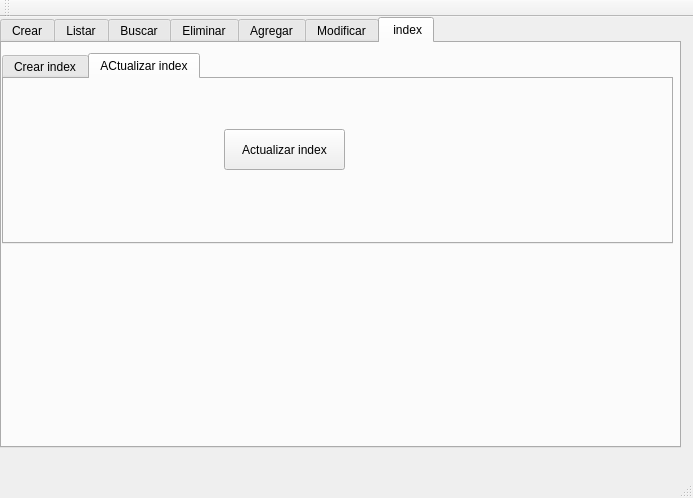
<?xml version="1.0" encoding="UTF-8"?>
<ui version="4.0">
 <class>menu</class>
 <widget class="QMainWindow" name="menu">
  <property name="geometry">
   <rect>
    <x>0</x>
    <y>0</y>
    <width>693</width>
    <height>498</height>
   </rect>
  </property>
  <property name="windowTitle">
   <string>menu</string>
  </property>
  <widget class="QWidget" name="centralWidget">
   <widget class="QTabWidget" name="tabWidget">
    <property name="geometry">
     <rect>
      <x>0</x>
      <y>0</y>
      <width>681</width>
      <height>431</height>
     </rect>
    </property>
    <property name="currentIndex">
     <number>6</number>
    </property>
    <widget class="QWidget" name="tab">
     <attribute name="title">
      <string>Crear</string>
     </attribute>
     <widget class="QPushButton" name="bt_crear">
      <property name="geometry">
       <rect>
        <x>260</x>
        <y>140</y>
        <width>99</width>
        <height>27</height>
       </rect>
      </property>
      <property name="text">
       <string>crear</string>
      </property>
     </widget>
    </widget>
    <widget class="QWidget" name="tab_2">
     <attribute name="title">
      <string>Listar</string>
     </attribute>
     <widget class="QComboBox" name="comboBox_listar">
      <property name="geometry">
       <rect>
        <x>130</x>
        <y>20</y>
        <width>431</width>
        <height>27</height>
       </rect>
      </property>
     </widget>
     <widget class="QTextEdit" name="textEdit_listar">
      <property name="geometry">
       <rect>
        <x>0</x>
        <y>50</y>
        <width>671</width>
        <height>311</height>
       </rect>
      </property>
     </widget>
    </widget>
    <widget class="QWidget" name="tab_3">
     <attribute name="title">
      <string>Buscar</string>
     </attribute>
     <widget class="QTabWidget" name="tabWidget_3">
      <property name="geometry">
       <rect>
        <x>10</x>
        <y>10</y>
        <width>661</width>
        <height>381</height>
       </rect>
      </property>
      <property name="currentIndex">
       <number>0</number>
      </property>
      <widget class="QWidget" name="tab_7">
       <attribute name="title">
        <string>Con  Index</string>
       </attribute>
       <widget class="QTabWidget" name="tabWidget_2">
        <property name="geometry">
         <rect>
          <x>0</x>
          <y>10</y>
          <width>651</width>
          <height>301</height>
         </rect>
        </property>
        <property name="currentIndex">
         <number>0</number>
        </property>
        <widget class="QWidget" name="tab_4">
         <attribute name="title">
          <string>Ciudad</string>
         </attribute>
         <widget class="QLineEdit" name="txt_buscar_con_ciudad">
          <property name="geometry">
           <rect>
            <x>260</x>
            <y>60</y>
            <width>113</width>
            <height>27</height>
           </rect>
          </property>
         </widget>
         <widget class="QTextEdit" name="edid_buscar_con_Ciudad">
          <property name="geometry">
           <rect>
            <x>0</x>
            <y>110</y>
            <width>641</width>
            <height>111</height>
           </rect>
          </property>
         </widget>
         <widget class="QPushButton" name="bt_buscar_con_ciudad">
          <property name="geometry">
           <rect>
            <x>390</x>
            <y>60</y>
            <width>99</width>
            <height>27</height>
           </rect>
          </property>
          <property name="text">
           <string>Buscar -&gt;</string>
          </property>
         </widget>
         <widget class="QLabel" name="label">
          <property name="geometry">
           <rect>
            <x>150</x>
            <y>60</y>
            <width>67</width>
            <height>17</height>
           </rect>
          </property>
          <property name="text">
           <string>TextLabel</string>
          </property>
         </widget>
        </widget>
        <widget class="QWidget" name="tab_5">
         <attribute name="title">
          <string>Cliente</string>
         </attribute>
         <widget class="QTextEdit" name="edid_buscar_con_cliente">
          <property name="geometry">
           <rect>
            <x>10</x>
            <y>80</y>
            <width>631</width>
            <height>111</height>
           </rect>
          </property>
         </widget>
         <widget class="QLineEdit" name="txt_buscar_con_cliente">
          <property name="geometry">
           <rect>
            <x>280</x>
            <y>30</y>
            <width>113</width>
            <height>27</height>
           </rect>
          </property>
         </widget>
         <widget class="QLabel" name="label_2">
          <property name="geometry">
           <rect>
            <x>160</x>
            <y>40</y>
            <width>67</width>
            <height>17</height>
           </rect>
          </property>
          <property name="text">
           <string>TextLabel</string>
          </property>
         </widget>
         <widget class="QPushButton" name="bt_buscar_con_Cliente">
          <property name="geometry">
           <rect>
            <x>410</x>
            <y>30</y>
            <width>99</width>
            <height>27</height>
           </rect>
          </property>
          <property name="text">
           <string>Buscar -&gt;</string>
          </property>
         </widget>
        </widget>
        <widget class="QWidget" name="tab_6">
         <attribute name="title">
          <string>Lineas</string>
         </attribute>
         <widget class="QLineEdit" name="txt_buscar_con_linea">
          <property name="geometry">
           <rect>
            <x>310</x>
            <y>30</y>
            <width>113</width>
            <height>27</height>
           </rect>
          </property>
         </widget>
         <widget class="QTextEdit" name="edid_buscar_con_lineas">
          <property name="geometry">
           <rect>
            <x>10</x>
            <y>80</y>
            <width>631</width>
            <height>121</height>
           </rect>
          </property>
         </widget>
         <widget class="QLabel" name="label_3">
          <property name="geometry">
           <rect>
            <x>170</x>
            <y>40</y>
            <width>67</width>
            <height>17</height>
           </rect>
          </property>
          <property name="text">
           <string>TextLabel</string>
          </property>
         </widget>
         <widget class="QPushButton" name="bt_buscar_con_linea">
          <property name="geometry">
           <rect>
            <x>440</x>
            <y>30</y>
            <width>99</width>
            <height>27</height>
           </rect>
          </property>
          <property name="text">
           <string>PushButton</string>
          </property>
         </widget>
        </widget>
       </widget>
      </widget>
      <widget class="QWidget" name="tab_8">
       <attribute name="title">
        <string>Sin index</string>
       </attribute>
       <widget class="QTabWidget" name="tabWidget_4">
        <property name="geometry">
         <rect>
          <x>0</x>
          <y>0</y>
          <width>651</width>
          <height>341</height>
         </rect>
        </property>
        <property name="currentIndex">
         <number>2</number>
        </property>
        <widget class="QWidget" name="tab_9">
         <attribute name="title">
          <string>Ciudad</string>
         </attribute>
         <widget class="QLineEdit" name="txt_buscar_sin_ciudad">
          <property name="geometry">
           <rect>
            <x>270</x>
            <y>30</y>
            <width>113</width>
            <height>27</height>
           </rect>
          </property>
         </widget>
         <widget class="QLabel" name="label_4">
          <property name="geometry">
           <rect>
            <x>160</x>
            <y>40</y>
            <width>67</width>
            <height>17</height>
           </rect>
          </property>
          <property name="text">
           <string>TextLabel</string>
          </property>
         </widget>
         <widget class="QPushButton" name="bt_buscar_sin_ciudad">
          <property name="geometry">
           <rect>
            <x>400</x>
            <y>30</y>
            <width>99</width>
            <height>27</height>
           </rect>
          </property>
          <property name="text">
           <string>Buscar -&gt;</string>
          </property>
         </widget>
         <widget class="QTextEdit" name="edid_buscar_sin_ciudad">
          <property name="geometry">
           <rect>
            <x>0</x>
            <y>70</y>
            <width>641</width>
            <height>101</height>
           </rect>
          </property>
         </widget>
        </widget>
        <widget class="QWidget" name="tab_10">
         <attribute name="title">
          <string>Cliente</string>
         </attribute>
         <widget class="QLineEdit" name="txt_buscar_sin_cliente">
          <property name="geometry">
           <rect>
            <x>270</x>
            <y>40</y>
            <width>113</width>
            <height>27</height>
           </rect>
          </property>
         </widget>
         <widget class="QLabel" name="label_5">
          <property name="geometry">
           <rect>
            <x>160</x>
            <y>40</y>
            <width>67</width>
            <height>17</height>
           </rect>
          </property>
          <property name="text">
           <string>TextLabel</string>
          </property>
         </widget>
         <widget class="QPushButton" name="bt_buscar_sin_cliente">
          <property name="geometry">
           <rect>
            <x>400</x>
            <y>40</y>
            <width>99</width>
            <height>27</height>
           </rect>
          </property>
          <property name="text">
           <string>Buscar -&gt;</string>
          </property>
         </widget>
         <widget class="QTextEdit" name="edid_buscar_sin_cliente">
          <property name="geometry">
           <rect>
            <x>10</x>
            <y>90</y>
            <width>631</width>
            <height>141</height>
           </rect>
          </property>
         </widget>
        </widget>
        <widget class="QWidget" name="tab_11">
         <attribute name="title">
          <string>Linea</string>
         </attribute>
         <widget class="QLineEdit" name="txt_buscar_sin_linea">
          <property name="geometry">
           <rect>
            <x>280</x>
            <y>40</y>
            <width>113</width>
            <height>27</height>
           </rect>
          </property>
         </widget>
         <widget class="QTextEdit" name="edid_buscar_sin_linea">
          <property name="geometry">
           <rect>
            <x>10</x>
            <y>90</y>
            <width>631</width>
            <height>141</height>
           </rect>
          </property>
         </widget>
         <widget class="QLabel" name="label_6">
          <property name="geometry">
           <rect>
            <x>170</x>
            <y>50</y>
            <width>67</width>
            <height>17</height>
           </rect>
          </property>
          <property name="text">
           <string>TextLabel</string>
          </property>
         </widget>
         <widget class="QPushButton" name="bt_buscar_sin_linea">
          <property name="geometry">
           <rect>
            <x>420</x>
            <y>40</y>
            <width>99</width>
            <height>27</height>
           </rect>
          </property>
          <property name="text">
           <string>Buscar -&gt;</string>
          </property>
         </widget>
        </widget>
       </widget>
      </widget>
     </widget>
    </widget>
    <widget class="QWidget" name="tab_12">
     <attribute name="title">
      <string>Eliminar</string>
     </attribute>
     <widget class="QTabWidget" name="tabWidget_5">
      <property name="geometry">
       <rect>
        <x>10</x>
        <y>10</y>
        <width>651</width>
        <height>371</height>
       </rect>
      </property>
      <property name="currentIndex">
       <number>2</number>
      </property>
      <widget class="QWidget" name="tab_13">
       <attribute name="title">
        <string>Ciudad</string>
       </attribute>
       <widget class="QLabel" name="label_7">
        <property name="geometry">
         <rect>
          <x>240</x>
          <y>60</y>
          <width>67</width>
          <height>17</height>
         </rect>
        </property>
        <property name="text">
         <string>TextLabel</string>
        </property>
       </widget>
       <widget class="QLineEdit" name="txt_eliminar_ciudad">
        <property name="geometry">
         <rect>
          <x>230</x>
          <y>120</y>
          <width>113</width>
          <height>27</height>
         </rect>
        </property>
       </widget>
       <widget class="QPushButton" name="bt_eliminar_ciudad">
        <property name="geometry">
         <rect>
          <x>230</x>
          <y>190</y>
          <width>99</width>
          <height>27</height>
         </rect>
        </property>
        <property name="text">
         <string>Eliminar</string>
        </property>
       </widget>
      </widget>
      <widget class="QWidget" name="tab_14">
       <attribute name="title">
        <string>Cliente</string>
       </attribute>
       <widget class="QPushButton" name="bt_eliminar_cliente">
        <property name="geometry">
         <rect>
          <x>220</x>
          <y>160</y>
          <width>99</width>
          <height>27</height>
         </rect>
        </property>
        <property name="text">
         <string>Eliminar</string>
        </property>
       </widget>
       <widget class="QLineEdit" name="txt_eliminar_cliente">
        <property name="geometry">
         <rect>
          <x>220</x>
          <y>90</y>
          <width>113</width>
          <height>27</height>
         </rect>
        </property>
       </widget>
       <widget class="QLabel" name="label_8">
        <property name="geometry">
         <rect>
          <x>240</x>
          <y>50</y>
          <width>67</width>
          <height>17</height>
         </rect>
        </property>
        <property name="text">
         <string>TextLabel</string>
        </property>
       </widget>
      </widget>
      <widget class="QWidget" name="tab_15">
       <attribute name="title">
        <string>Linea</string>
       </attribute>
       <widget class="QLineEdit" name="txt_eliminar_linea">
        <property name="geometry">
         <rect>
          <x>210</x>
          <y>110</y>
          <width>113</width>
          <height>27</height>
         </rect>
        </property>
       </widget>
       <widget class="QLabel" name="label_9">
        <property name="geometry">
         <rect>
          <x>240</x>
          <y>60</y>
          <width>67</width>
          <height>17</height>
         </rect>
        </property>
        <property name="text">
         <string>TextLabel</string>
        </property>
       </widget>
       <widget class="QPushButton" name="bt_eliminar_linea">
        <property name="geometry">
         <rect>
          <x>220</x>
          <y>190</y>
          <width>99</width>
          <height>27</height>
         </rect>
        </property>
        <property name="text">
         <string>Eliminar</string>
        </property>
       </widget>
      </widget>
     </widget>
    </widget>
    <widget class="QWidget" name="tab_16">
     <attribute name="title">
      <string>Agregar</string>
     </attribute>
     <widget class="QTabWidget" name="tabWidget_6">
      <property name="geometry">
       <rect>
        <x>10</x>
        <y>0</y>
        <width>671</width>
        <height>391</height>
       </rect>
      </property>
      <property name="currentIndex">
       <number>2</number>
      </property>
      <widget class="QWidget" name="tab_17">
       <attribute name="title">
        <string>Ciudad</string>
       </attribute>
       <widget class="QLineEdit" name="txt_agregar_ciudad_id">
        <property name="geometry">
         <rect>
          <x>240</x>
          <y>40</y>
          <width>113</width>
          <height>27</height>
         </rect>
        </property>
       </widget>
       <widget class="QLineEdit" name="txt_agregar_ciudad_nombre">
        <property name="geometry">
         <rect>
          <x>240</x>
          <y>90</y>
          <width>113</width>
          <height>27</height>
         </rect>
        </property>
       </widget>
       <widget class="QLabel" name="label_10">
        <property name="geometry">
         <rect>
          <x>130</x>
          <y>40</y>
          <width>67</width>
          <height>17</height>
         </rect>
        </property>
        <property name="text">
         <string>ID Ciudad</string>
        </property>
       </widget>
       <widget class="QLabel" name="label_11">
        <property name="geometry">
         <rect>
          <x>90</x>
          <y>90</y>
          <width>111</width>
          <height>17</height>
         </rect>
        </property>
        <property name="text">
         <string>Nombre Ciudad</string>
        </property>
       </widget>
       <widget class="QPushButton" name="bt_Agregar_ciudad">
        <property name="geometry">
         <rect>
          <x>240</x>
          <y>190</y>
          <width>99</width>
          <height>27</height>
         </rect>
        </property>
        <property name="text">
         <string>Agregar</string>
        </property>
       </widget>
      </widget>
      <widget class="QWidget" name="tab_18">
       <attribute name="title">
        <string>Cliente</string>
       </attribute>
       <widget class="QPushButton" name="bt_agregar_cliente">
        <property name="geometry">
         <rect>
          <x>240</x>
          <y>260</y>
          <width>99</width>
          <height>27</height>
         </rect>
        </property>
        <property name="text">
         <string>Agregar</string>
        </property>
       </widget>
       <widget class="QLineEdit" name="txt_agregar_cliente_id">
        <property name="geometry">
         <rect>
          <x>240</x>
          <y>40</y>
          <width>113</width>
          <height>27</height>
         </rect>
        </property>
       </widget>
       <widget class="QLineEdit" name="txt_agregar_cliente_nombre">
        <property name="geometry">
         <rect>
          <x>240</x>
          <y>80</y>
          <width>113</width>
          <height>27</height>
         </rect>
        </property>
       </widget>
       <widget class="QLineEdit" name="txt_agregar_cliente_idCiudad">
        <property name="geometry">
         <rect>
          <x>240</x>
          <y>200</y>
          <width>113</width>
          <height>27</height>
         </rect>
        </property>
       </widget>
       <widget class="QLabel" name="label_12">
        <property name="geometry">
         <rect>
          <x>80</x>
          <y>40</y>
          <width>67</width>
          <height>17</height>
         </rect>
        </property>
        <property name="text">
         <string>TextLabel</string>
        </property>
       </widget>
       <widget class="QLabel" name="label_13">
        <property name="geometry">
         <rect>
          <x>80</x>
          <y>90</y>
          <width>67</width>
          <height>17</height>
         </rect>
        </property>
        <property name="text">
         <string>TextLabel</string>
        </property>
       </widget>
       <widget class="QLabel" name="label_14">
        <property name="geometry">
         <rect>
          <x>80</x>
          <y>150</y>
          <width>67</width>
          <height>17</height>
         </rect>
        </property>
        <property name="text">
         <string>TextLabel</string>
        </property>
       </widget>
       <widget class="QLabel" name="label_15">
        <property name="geometry">
         <rect>
          <x>70</x>
          <y>210</y>
          <width>67</width>
          <height>17</height>
         </rect>
        </property>
        <property name="text">
         <string>TextLabel</string>
        </property>
       </widget>
       <widget class="QWidget" name="">
        <property name="geometry">
         <rect>
          <x>240</x>
          <y>150</y>
          <width>91</width>
          <height>24</height>
         </rect>
        </property>
        <layout class="QHBoxLayout" name="horizontalLayout">
         <item>
          <widget class="QRadioButton" name="radio_agregar_cliente_m">
           <property name="text">
            <string>M</string>
           </property>
           <property name="checkable">
            <bool>true</bool>
           </property>
           <property name="checked">
            <bool>false</bool>
           </property>
          </widget>
         </item>
         <item>
          <widget class="QRadioButton" name="radio_agregar_cliente_f">
           <property name="text">
            <string>F</string>
           </property>
           <property name="checkable">
            <bool>true</bool>
           </property>
           <property name="checked">
            <bool>true</bool>
           </property>
          </widget>
         </item>
        </layout>
       </widget>
      </widget>
      <widget class="QWidget" name="tab_19">
       <attribute name="title">
        <string>linea</string>
       </attribute>
       <widget class="QPushButton" name="bt_agregar_linea">
        <property name="geometry">
         <rect>
          <x>260</x>
          <y>240</y>
          <width>99</width>
          <height>27</height>
         </rect>
        </property>
        <property name="text">
         <string>Agregar</string>
        </property>
       </widget>
       <widget class="QLabel" name="label_16">
        <property name="geometry">
         <rect>
          <x>130</x>
          <y>60</y>
          <width>91</width>
          <height>16</height>
         </rect>
        </property>
        <property name="text">
         <string>ID Cliente</string>
        </property>
       </widget>
       <widget class="QLabel" name="label_17">
        <property name="geometry">
         <rect>
          <x>90</x>
          <y>150</y>
          <width>121</width>
          <height>21</height>
         </rect>
        </property>
        <property name="text">
         <string>Numero de linea</string>
        </property>
       </widget>
       <widget class="QLineEdit" name="txt_agregar_linea_idcliente">
        <property name="geometry">
         <rect>
          <x>260</x>
          <y>60</y>
          <width>113</width>
          <height>27</height>
         </rect>
        </property>
       </widget>
       <widget class="QLineEdit" name="txt_agregar_linea_numero">
        <property name="geometry">
         <rect>
          <x>260</x>
          <y>150</y>
          <width>113</width>
          <height>27</height>
         </rect>
        </property>
       </widget>
      </widget>
     </widget>
    </widget>
    <widget class="QWidget" name="tab_20">
     <attribute name="title">
      <string>Modificar</string>
     </attribute>
     <widget class="QTabWidget" name="tabWidget_7">
      <property name="geometry">
       <rect>
        <x>0</x>
        <y>0</y>
        <width>671</width>
        <height>391</height>
       </rect>
      </property>
      <property name="currentIndex">
       <number>0</number>
      </property>
      <widget class="QWidget" name="tab_21">
       <attribute name="title">
        <string>Ciudad</string>
       </attribute>
       <widget class="QLineEdit" name="txt_modificar_ciudad_idciudad">
        <property name="enabled">
         <bool>false</bool>
        </property>
        <property name="geometry">
         <rect>
          <x>230</x>
          <y>110</y>
          <width>113</width>
          <height>27</height>
         </rect>
        </property>
       </widget>
       <widget class="QLineEdit" name="txt_modificar_ciudad_nombre">
        <property name="enabled">
         <bool>false</bool>
        </property>
        <property name="geometry">
         <rect>
          <x>230</x>
          <y>160</y>
          <width>113</width>
          <height>27</height>
         </rect>
        </property>
       </widget>
       <widget class="QLineEdit" name="txt_modificar_ciudad_idbusca">
        <property name="geometry">
         <rect>
          <x>230</x>
          <y>40</y>
          <width>113</width>
          <height>27</height>
         </rect>
        </property>
       </widget>
       <widget class="QLabel" name="label_18">
        <property name="geometry">
         <rect>
          <x>80</x>
          <y>40</y>
          <width>67</width>
          <height>17</height>
         </rect>
        </property>
        <property name="text">
         <string>Ingrese ID</string>
        </property>
       </widget>
       <widget class="QLabel" name="label_19">
        <property name="geometry">
         <rect>
          <x>70</x>
          <y>110</y>
          <width>67</width>
          <height>17</height>
         </rect>
        </property>
        <property name="text">
         <string>ID Ciudad</string>
        </property>
       </widget>
       <widget class="QLabel" name="label_20">
        <property name="geometry">
         <rect>
          <x>70</x>
          <y>170</y>
          <width>67</width>
          <height>17</height>
         </rect>
        </property>
        <property name="text">
         <string>Nombre</string>
        </property>
       </widget>
       <widget class="QPushButton" name="bt_modificar_agrega">
        <property name="enabled">
         <bool>false</bool>
        </property>
        <property name="geometry">
         <rect>
          <x>230</x>
          <y>240</y>
          <width>99</width>
          <height>27</height>
         </rect>
        </property>
        <property name="text">
         <string>Guardar</string>
        </property>
       </widget>
       <widget class="QPushButton" name="bt_modificar_busca">
        <property name="geometry">
         <rect>
          <x>370</x>
          <y>40</y>
          <width>99</width>
          <height>27</height>
         </rect>
        </property>
        <property name="text">
         <string>Buscar-&gt;</string>
        </property>
       </widget>
      </widget>
      <widget class="QWidget" name="tab_22">
       <attribute name="title">
        <string>Cliente</string>
       </attribute>
      </widget>
      <widget class="QWidget" name="tab_23">
       <attribute name="title">
        <string>Linea</string>
       </attribute>
      </widget>
     </widget>
    </widget>
    <widget class="QWidget" name="tab_24">
     <attribute name="title">
      <string> index</string>
     </attribute>
     <widget class="QTabWidget" name="tabWidget_8">
      <property name="geometry">
       <rect>
        <x>0</x>
        <y>10</y>
        <width>671</width>
        <height>191</height>
       </rect>
      </property>
      <property name="currentIndex">
       <number>1</number>
      </property>
      <widget class="QWidget" name="tab_25">
       <attribute name="title">
        <string>Crear index</string>
       </attribute>
       <widget class="QPushButton" name="index_crear_index">
        <property name="geometry">
         <rect>
          <x>240</x>
          <y>60</y>
          <width>111</width>
          <height>41</height>
         </rect>
        </property>
        <property name="text">
         <string>Reindexar</string>
        </property>
       </widget>
      </widget>
      <widget class="QWidget" name="tab_26">
       <attribute name="title">
        <string>ACtualizar index</string>
       </attribute>
       <widget class="QPushButton" name="index_actualizar_index">
        <property name="geometry">
         <rect>
          <x>220</x>
          <y>50</y>
          <width>121</width>
          <height>41</height>
         </rect>
        </property>
        <property name="text">
         <string>Actualizar index</string>
        </property>
       </widget>
      </widget>
     </widget>
    </widget>
   </widget>
  </widget>
  <widget class="QMenuBar" name="menuBar">
   <property name="geometry">
    <rect>
     <x>0</x>
     <y>0</y>
     <width>693</width>
     <height>25</height>
    </rect>
   </property>
  </widget>
  <widget class="QToolBar" name="mainToolBar">
   <attribute name="toolBarArea">
    <enum>TopToolBarArea</enum>
   </attribute>
   <attribute name="toolBarBreak">
    <bool>false</bool>
   </attribute>
  </widget>
  <widget class="QStatusBar" name="statusBar"/>
 </widget>
 <layoutdefault spacing="6" margin="11"/>
 <resources/>
 <connections/>
</ui>
